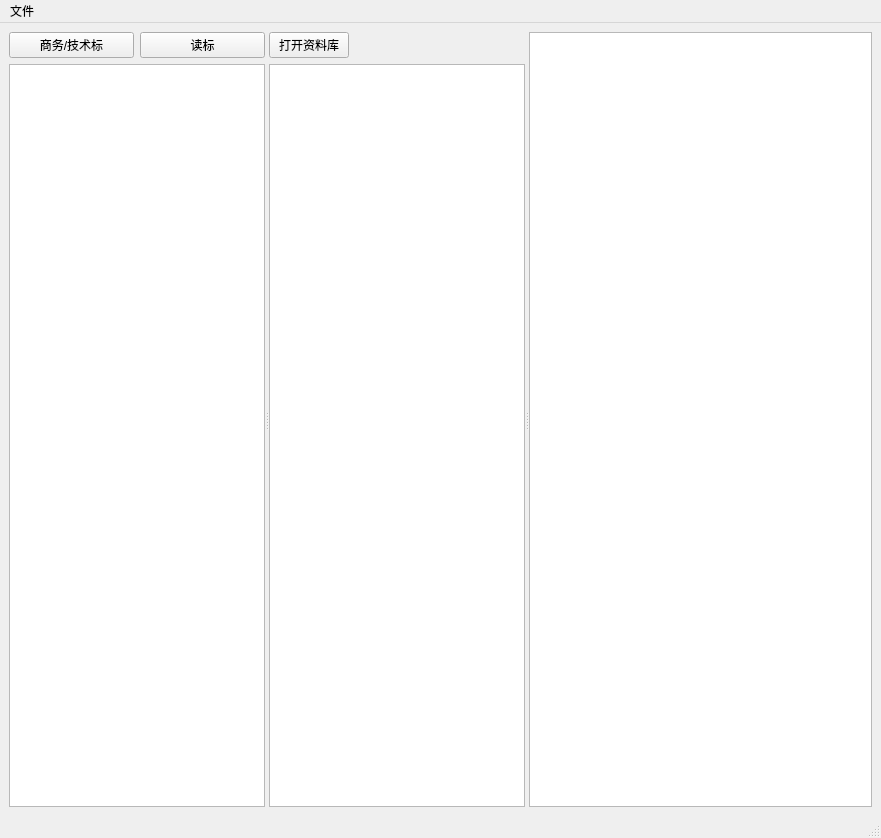
<?xml version="1.0" encoding="UTF-8"?>
<ui version="4.0">
 <class>MainWindow</class>
 <widget class="QMainWindow" name="MainWindow">
  <property name="geometry">
   <rect>
    <x>0</x>
    <y>0</y>
    <width>881</width>
    <height>838</height>
   </rect>
  </property>
  <property name="windowTitle">
   <string>MainWindow</string>
  </property>
  <widget class="QWidget" name="centralwidget">
   <layout class="QHBoxLayout" name="horizontalLayout_2">
    <item>
     <widget class="QSplitter" name="splitter">
      <property name="orientation">
       <enum>Qt::Horizontal</enum>
      </property>
      <widget class="QWidget" name="layoutWidget">
       <layout class="QVBoxLayout" name="verticalLayout">
        <item>
         <layout class="QHBoxLayout" name="horizontalLayout">
          <item>
           <widget class="QPushButton" name="pushButton">
            <property name="sizePolicy">
             <sizepolicy hsizetype="Expanding" vsizetype="Fixed">
              <horstretch>1</horstretch>
              <verstretch>0</verstretch>
             </sizepolicy>
            </property>
            <property name="text">
             <string>商务/技术标</string>
            </property>
           </widget>
          </item>
          <item>
           <widget class="QPushButton" name="pushButton_2">
            <property name="sizePolicy">
             <sizepolicy hsizetype="Expanding" vsizetype="Fixed">
              <horstretch>1</horstretch>
              <verstretch>0</verstretch>
             </sizepolicy>
            </property>
            <property name="text">
             <string>读标</string>
            </property>
           </widget>
          </item>
         </layout>
        </item>
        <item>
         <widget class="QListView" name="listView">
          <property name="sizePolicy">
           <sizepolicy hsizetype="Expanding" vsizetype="Expanding">
            <horstretch>1</horstretch>
            <verstretch>0</verstretch>
           </sizepolicy>
          </property>
          <property name="baseSize">
           <size>
            <width>100</width>
            <height>0</height>
           </size>
          </property>
          <property name="layoutDirection">
           <enum>Qt::LeftToRight</enum>
          </property>
         </widget>
        </item>
       </layout>
      </widget>
      <widget class="QWidget" name="layoutWidget">
       <layout class="QVBoxLayout" name="verticalLayout_2">
        <item>
         <widget class="QPushButton" name="openResource">
          <property name="sizePolicy">
           <sizepolicy hsizetype="Fixed" vsizetype="Fixed">
            <horstretch>0</horstretch>
            <verstretch>0</verstretch>
           </sizepolicy>
          </property>
          <property name="text">
           <string>打开资料库</string>
          </property>
         </widget>
        </item>
        <item>
         <widget class="QTreeView" name="dir_treeView"/>
        </item>
       </layout>
      </widget>
      <widget class="QPlainTextEdit" name="plainTextEdit">
       <property name="sizePolicy">
        <sizepolicy hsizetype="Expanding" vsizetype="Expanding">
         <horstretch>3</horstretch>
         <verstretch>0</verstretch>
        </sizepolicy>
       </property>
      </widget>
     </widget>
    </item>
   </layout>
  </widget>
  <widget class="QMenuBar" name="menubar">
   <property name="geometry">
    <rect>
     <x>0</x>
     <y>0</y>
     <width>881</width>
     <height>24</height>
    </rect>
   </property>
   <widget class="QMenu" name="menu">
    <property name="title">
     <string>文件</string>
    </property>
   </widget>
   <addaction name="menu"/>
  </widget>
  <widget class="QStatusBar" name="statusbar"/>
 </widget>
 <resources/>
 <connections/>
</ui>
